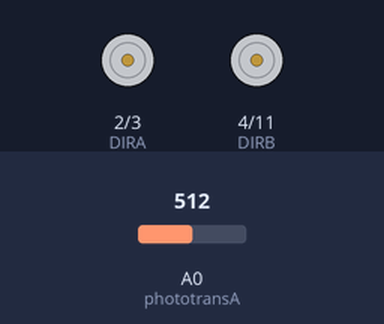
This sketch was run on a simulated Arduino Uno, built with avr-gcc and run on an emulated ATmega328P. Parts: direction and speed pins drawn as motors (green arrow = direction pin HIGH = forward, orange = LOW = backward, longer = more drive). Inputs (shaded band) come from the test bench; at power-on: A0 (phototransA) = 512.

Above: at 1.8 s.
1.9 s: A0 (phototransA) set to 533
At 2.4 s:
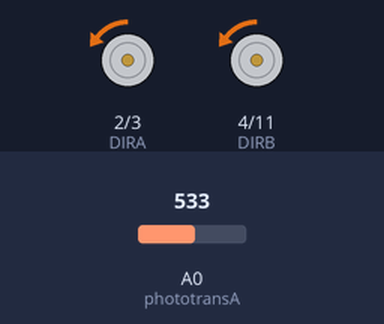
6.0 s: A0 (phototransA) set to 716
At 6.7 s:
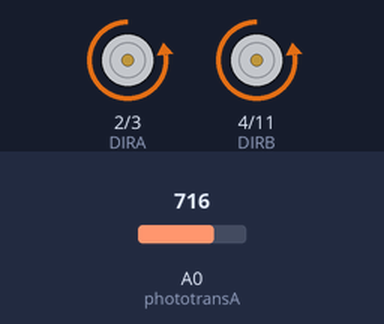
Timing chart, 0 to 9.0 s (numbered marks = the images above; inputs shaded):
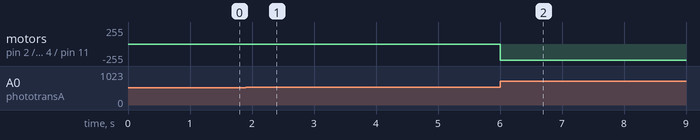

Measured:
- after the input at 1.9 s, motor on pin 2 (DIRA) / pin 3 (PWMA), motor on pin 4 (DIRB) / pin 11 (PWMB): stopped → backward 4/255 after 0.10 s
- after the input at 6.0 s, motor on pin 2 (DIRA) / pin 3 (PWMA), motor on pin 4 (DIRB) / pin 11 (PWMB): backward 4/255 → backward 243/255 at once

The sketch:

DCmotortestAnalog.ino
```cpp
// Clockwise and counter-clockwise definitions.
// Depending on how you wired your motors, you may need to swap.
#define FORWARD  0
#define REVERSE 1

// Motor definitions to make life easier:
#define MOTOR_A 0
#define MOTOR_B 1

// Pin Assignments //
//Default pins:
#define DIRA 2 // Direction control for motor A
#define PWMA 3  // PWM control (speed) for motor A
#define DIRB 4 // Direction control for motor B
#define PWMB 11 // PWM control (speed) for motor B

int MAXAVAL = 1020;
//int phototransD = 9; //the digital input pin
int phototransA = A0;//the analog input pin
//decrlaring variables to store the input values
//int val=0;
int aval=0;

// the setup routine runs once when you press reset:
void setup() {
  //set input pins
  //pinMode(phototransD, INPUT);
  pinMode(phototransA, INPUT);
  setupArdumoto(); // Set all pins as outputs

  }

// the loop routine runs over and over again forever:
void loop() {
  //read the input values from the digital and analog pins
  //val=digitalRead(phototransD);
  aval = analogRead(phototransA);

  // Drive motor A and B Forward at a speed proportional to
  //the analog sensor input
  //phototransistor
  driveArdumoto(MOTOR_A, FORWARD, aval*255/MAXAVAL); // Set motor A to run at half
  driveArdumoto(MOTOR_B, FORWARD, aval*255/MAXAVAL);  // Set motor B to FORWARD at half
  delay(1000);  // Motor A will keep trucking for 1 second
  stopArdumoto(MOTOR_A);  // STOP motor A
  stopArdumoto(MOTOR_B);  // STOP motor B
 }


void setupArdumoto()
{
  // All pins should be setup as outputs:
  pinMode(PWMA, OUTPUT);
  pinMode(PWMB, OUTPUT);
  pinMode(DIRA, OUTPUT);
  pinMode(DIRB, OUTPUT);

  // Initialize all pins as low:
  digitalWrite(PWMA, LOW);
  digitalWrite(PWMB, LOW);
  digitalWrite(DIRA, LOW);
  digitalWrite(DIRB, LOW);
}

// stopArdumoto makes a motor stop
void stopArdumoto(byte motor)
{
  driveArdumoto(motor, 0, 0);
}
// driveArdumoto drives 'motor' in 'dir' direction at 'spd' speed
void driveArdumoto(byte motor, byte dir, byte spd)
{
  if (motor == MOTOR_A)
  {
    digitalWrite(DIRA, dir);
    analogWrite(PWMA, spd);
  }
  else if (motor == MOTOR_B)
  {
    digitalWrite(DIRB, dir);
    analogWrite(PWMB, spd);
  }
}
```
